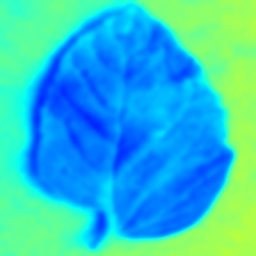
#> input picture convertimage/b (269).JPG, 256 x 256 px, given in place of lettuce_septoria_blight.jpg, which was not available
$ python convertintoIROrig.py 'convertimage/b (269).JPG'
#> lines starting #> are read from the running program, lines starting #| are printed output that depends on the picture; pictures that were not available may be replaced by others from this repository, and a replacement may not be noted
import sys
import numpy as np
import cv2
import matplotlib as mpl
import matplotlib.cm as mtpltcm

def main(argv):

    #initialize the colormap
    colormap = mpl.cm.jet
    cNorm = mpl.colors.Normalize(vmin=0, vmax=255)
    scalarMap = mtpltcm.ScalarMappable(norm=cNorm, cmap=colormap)


    # Capture frame-by-frame
    image = cv2.imread('/home/pi/Desktop/virtualenvs/PD/PlantDiseaseDetection/testpicture/lettuce_septoria_blight.jpg')
#> image is the input picture: shape (256, 256, 3); mean B, G, R 204.4, 192.1, 46.5
    # Our operations on the frame come here
    gray = cv2.cvtColor(image, cv2.COLOR_BGR2GRAY)
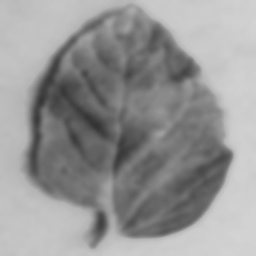
#> gray: shape (256, 256); min 51, max 212, mean 150
    gray = cv2.bitwise_not(gray)
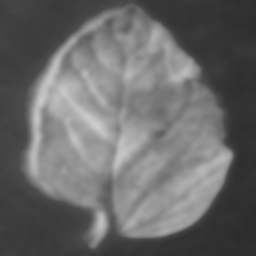
#> gray: shape (256, 256); min 43, max 204, mean 105
            #add blur to make it more realistic
    blur = cv2.GaussianBlur(gray,(15,15),0)
            #assign colormap
    colors = scalarMap.to_rgba(blur, bytes=True)
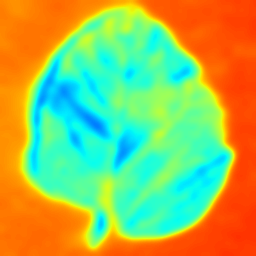
#> colors: shape (256, 256, 4); mean of channels 0, 1, 2, 3 92.4, 186.1, 158.1, 255; drawn as B, G, R

    # Display the resulting frame

    cv2.imshow('frame', colors)
    cv2.imwrite("/home/pi/Desktop/virtualenvs/PD/convertimage/image.jpg",colors)

    cv2.waitKey(0)
    # When everything done, release the capture
    cv2.destroyAllWindows()

if __name__ == '__main__':
    sys.exit(main(sys.argv))
#> (the program exits here)

$ run again, on convertimage/b (343).JPG
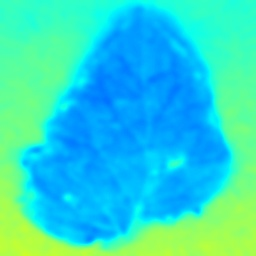
#> input picture convertimage/b (343).JPG, 256 x 256 px, given in place of lettuce_septoria_blight.jpg, which was not available
#> in main, image is the input picture: shape (256, 256, 3); mean B, G, R 205.6, 214.6, 44.7
#> in main, `gray = cv2.bitwise_not(gray)`:
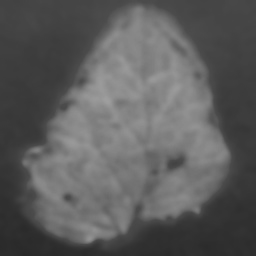
#> gray: shape (256, 256); min 40, max 159, mean 92.2
#> in main, `colors = scalarMap.to_rgba(blur, bytes=True)`:
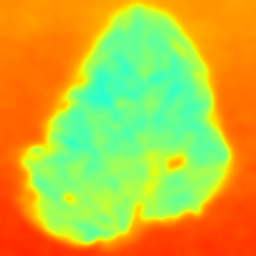
#> colors: shape (256, 256, 4); mean of channels 0, 1, 2, 3 53.9, 185.9, 196.6, 255; drawn as B, G, R

$ run again, on convertimage/b (485).JPG
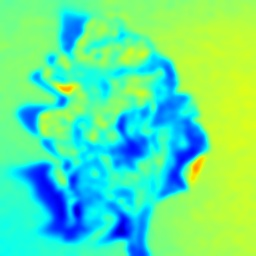
#> input picture convertimage/b (485).JPG, 256 x 256 px, given in place of lettuce_septoria_blight.jpg, which was not available
#> in main, image is the input picture: shape (256, 256, 3); mean B, G, R 154.6, 231.8, 93.3
#> in main, `gray = cv2.bitwise_not(gray)`:
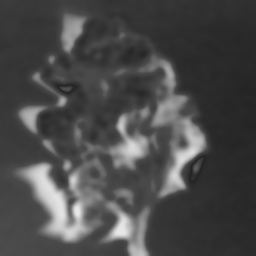
#> gray: shape (256, 256); min 35, max 232, mean 73.4
#> in main, `colors = scalarMap.to_rgba(blur, bytes=True)`:
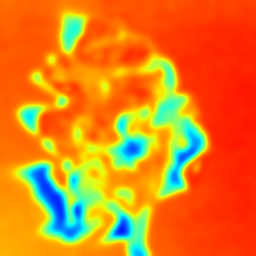
#> colors: shape (256, 256, 4); mean of channels 0, 1, 2, 3 27.5, 128.4, 225.9, 255; drawn as B, G, R
